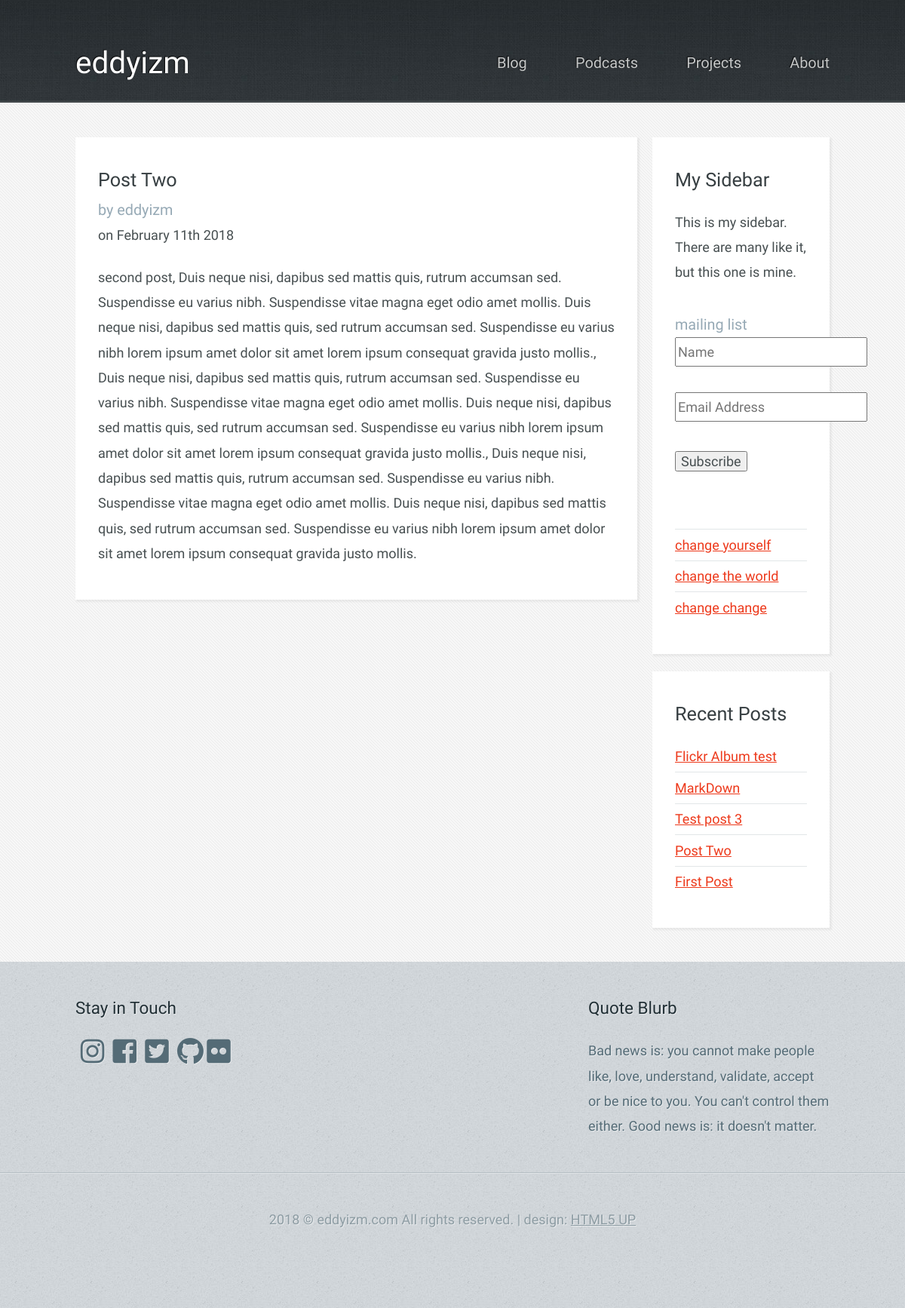
The app's page /blog/2/ with its own data.
### blog/models.py (models this page shows, shortened)
class BlogPost(models.Model):
    title = models.CharField(max_length=255)
    date = models.DateTimeField()
    body = models.CharField(max_length=20000)
    author = models.ForeignKey(Author, on_delete=models.DO_NOTHING,)
    tags = models.ManyToManyField(Tag)
    class Meta:
        ordering = ['-date',]

class Author(models.Model):
    name = models.CharField(max_length=64)
    email = models.CharField(max_length=64)

### blog/views.py (the view)
# urls.py: url(r'^blog/(?P<id>[0-9]+)/', views.post_detail, name='post_detail'),
def post_detail(request, id):
    post = BlogPost.objects.get(pk = id);
    posts = BlogPost.objects.all()[:5];
    return render_to_response('blog/post.html', {'post' : post, 'posts' : posts})

### blog/templates/blog/post.html (shortened to what this page needs)
{% extends "blog/layout.html" %}
{% block content %}
      <div id="content-wrapper">
        <div id="content">
          <div class="container">
            <div class="row">
              <div class="9u 12u(mobile)">
                <section>
                  <header>
                      <h2>{{ post.title }}</h2>
                      <h3> <span>by </span> {{ post.author.name }}</h3>
                      <h4> <span>on {{ post.date|date:"F jS o" }} </span></h4>
                  </header>
                    <p> {{ post.body| safe }} </p>
                </section>
               </div>
              <div class="3u 12u(mobile)">
                <section>
                    <header>
                      <h2>My Sidebar</h2>
                    </header>
                    <p>
                      This is my sidebar. There are many like it, but this one is mine.
                    </p>
                    <ul class="link-list">
                      <li>
                          <div class="entry-content" itemprop="text">
                              <div id="mc_embed_signup">
                              <form id="mc-embedded-subscribe-form" class="validate" action="https://eddyizm.us17.list-manage.com/subscribe/post?u=d53e408a6ccb1e1ce4059fb9c&amp;id=9d4ffc78c0" method="post" name="mc-embedded-subscribe-form" novalidate="" target="_blank">
                              <div id="mc_embed_signup_scroll">
                              <h3>mailing list</h3>
                              <div class="mc-field-group">
                                <input id="mce-FNAME" class="required" name="FNAME" placeholder="Name" type="text" value="" /></div>
                                <div class="mc-field-group">
                                <br />
                                <input id="mce-EMAIL" class="required email" name="EMAIL" type="email" placeholder="Email Address" value="" /></div>
                              <div class="clear"><input id="mc-embedded-subscribe" class="button" name="subscribe" type="submit" value="Subscribe" /></div>
                              </div>
                              </form>
                              </div>
                              <p><br />
                              </li>
                      <li><a href="#">change yourself</a></li>
                      <li><a href="#">change the world</a></li>
                      <li><a href="#">change change</a></li>
                    </ul>
                </section>
                <section>
                    <header>
                      <h2>Recent Posts</h2>
                    </header>
                    <ul class="link-list">
                      {% for blog_post in posts %}
                      <li><a href="/blog/{{ blog_post.id }}/"> {{ blog_post.title }} </a></li>
                      {% endfor %}
                      </ul>
                 </section>
              </div>
            </div>
          </div>
        </div>
      </div>
    </div>
      {% endblock %}

### blog/static/blog/assets/css/main.css (style rules this page uses)
html, body, div, span, applet, object, iframe, h1, h2, h3, h4, h5, h6, p, blockquote, pre, a, abbr, acronym, address, big, cite, code, del, dfn, em, img, ins, kbd, q, s, samp, small, strike, strong, sub, sup, tt, var, b, u, i, center, dl, dt, dd, ol, ul, li, fieldset, form, label, legend, table, caption, tbody, tfoot, thead, tr, th, td, article, aside, canvas, details, embed, figure, figcaption, footer, header, hgroup, menu, nav, output, ruby, section, summary, time, mark, audio, video { margin: 0; padding: 0; border: 0; font-size: 100%; font: inherit; vertical-align: baseline; }
article, aside, details, figcaption, figure, footer, header, hgroup, menu, nav, section { display: block; }
body { line-height: 1; }
ol, ul { list-style: none; }
body { -webkit-text-size-adjust: none; }
*, *:before, *:after { -moz-box-sizing: border-box; -webkit-box-sizing: border-box; box-sizing: border-box; }
.container { margin-left: auto; margin-right: auto; }
.container { width: 960px; }
@media screen and (min-width: 737px) { .container { width: 1200px; } }
@media screen and (min-width: 737px) and (max-width: 1200px) { .container { width: 1000px; } }
.row { border-bottom: solid 1px transparent; -moz-box-sizing: border-box; -webkit-box-sizing: border-box; box-sizing: border-box; }
.row > * { float: left; -moz-box-sizing: border-box; -webkit-box-sizing: border-box; box-sizing: border-box; }
.row:after, .row:before { content: ''; display: block; clear: both; height: 0; }
.row > * { padding: 0 0 0 40px; }
.row { margin: 0 0 -1px -40px; }
.\39 u, .\39 u\24 { width: 75%; clear: none; margin-left: 0; }
.\33 u, .\33 u\24 { width: 25%; clear: none; margin-left: 0; }
@media screen and (min-width: 737px) { .row > * { padding: 25px 0 0 25px; } }
@media screen and (min-width: 737px) { .row { margin: -25px 0 -1px -25px; } }
@media screen and (min-width: 737px) and (max-width: 1200px) { .row > * { padding: 20px 0 0 20px; } }
@media screen and (min-width: 737px) and (max-width: 1200px) { .row { margin: -20px 0 -1px -20px; } }
body { background: #D4D9DD url("images/bg03.jpg"); color: #474f51; font-size: 13.5pt; font-family: 'Yanone Kaffeesatz'; line-height: 1.85em; font-weight: 300; }
input, textarea, select { color: #474f51; font-size: 13.5pt; font-family: 'Yanone Kaffeesatz'; line-height: 1.85em; font-weight: 300; }
ul, ol, p, dl { margin: 0 0 2em 0; }
a { text-decoration: underline; }
section > :last-child, .last-child { margin-bottom: 0 !important; }
.link-list li { padding: 0.2em 0 0.2em 0; }
.link-list li:first-child { padding-top: 0 !important; border-top: 0 !important; }
.link-list li:last-child { padding-bottom: 0 !important; border-bottom: 0 !important; }
#content .link-list li { border-bottom: solid 1px #e2e6e8; }
@media screen and (min-width: 737px) { body { min-width: 1200px; } }
@media screen and (min-width: 737px) { section:last-child { margin-bottom: 0 !important; } }
@media screen and (min-width: 737px) { #content-wrapper { background: #f7f7f7 url("images/bg04.png"); border-top: solid 1px #fff; padding: 45px 0 45px 0; } }
@media screen and (min-width: 737px) { #content section { background: #fff; padding: 40px 30px 45px 30px; box-shadow: 2px 2px 2px 1px rgba(128, 128, 128, 0.1); margin: 0 0 10% 0; } }
@media screen and (min-width: 737px) { #content h2 { font-size: 1.8em; color: #373f42; margin: 0 0 0.25em 0; } }
@media screen and (min-width: 737px) { #content h3 { color: #96a9b5; font-size: 1.25em; } }
@media screen and (min-width: 737px) { #content a { color: #ED391B; } }
@media screen and (min-width: 737px) { #content header { margin: 0 0 2em 0; } }
@media screen and (min-width: 737px) and (max-width: 1200px) { body { min-width: 1000px; } }
@media screen and (min-width: 737px) and (max-width: 1200px) { #content h2 { font-size: 1.4em; } }
@media screen and (min-width: 737px) and (max-width: 1200px) { #content h3 { font-size: 1.1em; } }
@media screen and (min-width: 737px) and (max-width: 1200px) { #content header { margin: 0 0 1.25em 0; } }

### records on screen
BlogPost: title "Post Two", author.name "eddyizm", date "February 11th 2018", body "second post, Duis neque nisi, dapibus sed mattis quis, rutrum accumsan sed. Suspendisse eu varius nibh. Suspendisse vitae magna eget odio amet mollis. Duis neque nisi, dapibus sed mattis quis, sed rutrum accumsan sed. Suspendisse eu varius nibh lorem ipsum amet dolor sit amet lorem ipsum consequat gravida justo mollis., Duis neque nisi, dapibus sed mattis quis, rutrum accumsan sed. Suspendisse eu varius nibh. Suspendisse vitae magna eget odio amet mollis. Duis neque nisi, dapibus sed mattis quis, sed rutrum accumsan sed. Suspendisse eu varius nibh lorem ipsum amet dolor sit amet lorem ipsum consequat gravida justo mollis., Duis neque nisi, dapibus sed mattis quis, rutrum accumsan sed.…"
BlogPost: title "Flickr Album test"
BlogPost: title "MarkDown"
BlogPost: title "Test post 3"
BlogPost: title "First Post"
